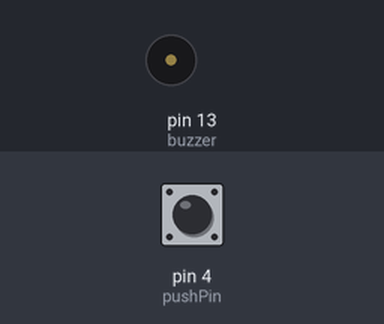
This sketch was run on a simulated Arduino Uno, built with avr-gcc and run on an emulated ATmega328P. Shown: buzzer (waves = sounding, pin HIGH). The test bench sets the inputs (shaded band); at power-on: pin 4 (pushPin) LOW.

Above: at 1.2 s.
1.3 s: pin 4 (pushPin) pulled HIGH for 0.15 s
At 1.37 s:
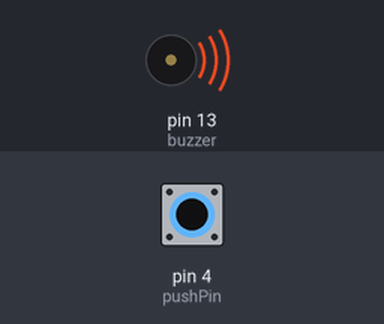
2.9 s: pin 4 (pushPin) pulled HIGH for 3.2 s
At 6.6 s:
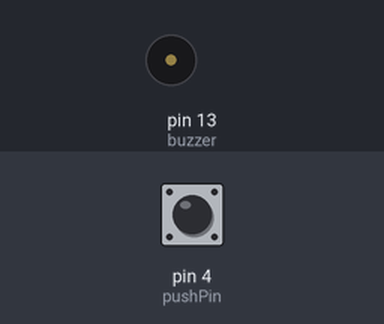
Timing chart, 0 to 8.1 s (numbered marks = the images above; inputs shaded):
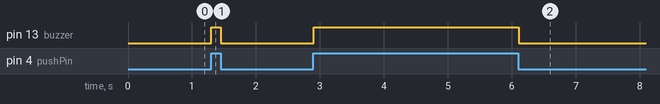

The sketch:

buzzer1.ino
```cpp
// C++ code
const int pushPin=4;
int buzzer=13;
int temp=0;
void setup()
{
  pinMode(buzzer, OUTPUT);
  pinMode(pushPin,INPUT);

}

void loop()
{
  temp=digitalRead(pushPin);
  if(temp==HIGH)
  {
    digitalWrite(buzzer, HIGH);
    delay(10); // Wait for 1000 millisecond(s)
  }
  else
  {
    digitalWrite(buzzer, LOW);
    delay(10); // Wait for 1000 millisecond(s)
}
}
```

Measured:
- after the input at 1.3 s, pin 13 (buzzer): LOW → HIGH at once, → LOW 0.15 s later
- after the input at 2.9 s, pin 13 (buzzer): LOW → HIGH at once, → LOW 3.2 s later
